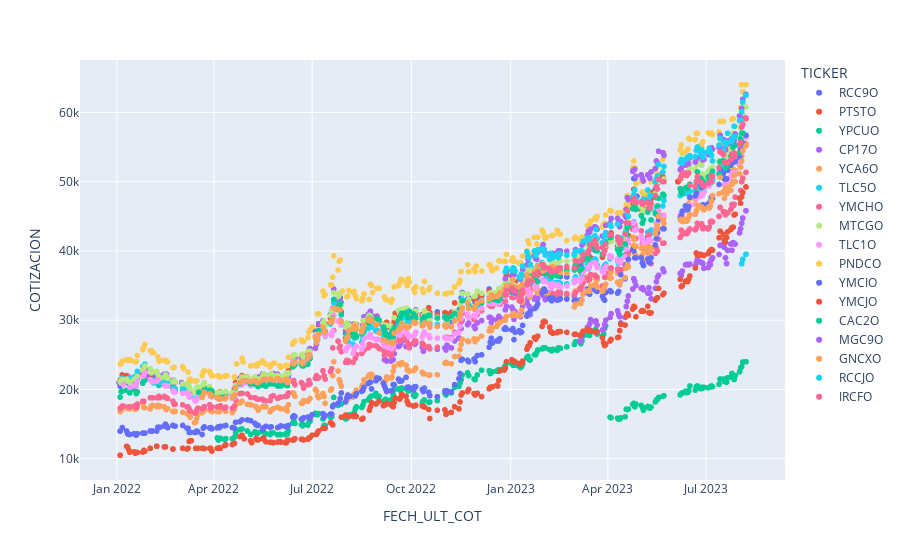

Write notebook code for a chart like this one.
### Code cell
fig = px.scatter(master_df, x='FECH_ULT_COT', y="COTIZACION",color="TICKER")
fig.show()

### Figure 1 — Plotly figure (JSON) as saved in the notebook; plotly's stock layout.template omitted (floating-point values rounded to 4 significant figures; data arrays with more than 128 entries replaced by an {"elided": "..."} marker saying what was removed)
{"data": [{"hovertemplate": "TICKER=RCC9O<br>FECH_ULT_COT=%{x}<br>COTIZACION=%{y}<extra></extra>", "legendgroup": "RCC9O", "marker": {"color": "#636efa", "symbol": "circle"}, "mode": "markers", "name": "RCC9O", "showlegend": true, "type": "scattergl", "x": {"elided": "281 str values"}, "xaxis": "x", "y": {"elided": "281 float values"}, "yaxis": "y"}, {"hovertemplate": "TICKER=PTSTO<br>FECH_ULT_COT=%{x}<br>COTIZACION=%{y}<extra></extra>", "legendgroup": "PTSTO", "marker": {"color": "#EF553B", "symbol": "circle"}, "mode": "markers", "name": "PTSTO", "showlegend": true, "type": "scattergl", "x": {"elided": "291 str values"}, "xaxis": "x", "y": {"elided": "291 float values"}, "yaxis": "y"}, {"hovertemplate": "TICKER=YPCUO<br>FECH_ULT_COT=%{x}<br>COTIZACION=%{y}<extra></extra>", "legendgroup": "YPCUO", "marker": {"color": "#00cc96", "symbol": "circle"}, "mode": "markers", "name": "YPCUO", "showlegend": true, "type": "scattergl", "x": {"elided": "318 str values"}, "xaxis": "x", "y": {"elided": "318 float values"}, "yaxis": "y"}, {"hovertemplate": "TICKER=CP17O<br>FECH_ULT_COT=%{x}<br>COTIZACION=%{y}<extra></extra>", "legendgroup": "CP17O", "marker": {"color": "#ab63fa", "symbol": "circle"}, "mode": "markers", "name": "CP17O", "showlegend": true, "type": "scattergl", "x": {"elided": "318 str values"}, "xaxis": "x", "y": {"elided": "318 float values"}, "yaxis": "y"}, {"hovertemplate": "TICKER=YCA6O<br>FECH_ULT_COT=%{x}<br>COTIZACION=%{y}<extra></extra>", "legendgroup": "YCA6O", "marker": {"color": "#FFA15A", "symbol": "circle"}, "mode": "markers", "name": "YCA6O", "showlegend": true, "type": "scattergl", "x": {"elided": "318 str values"}, "xaxis": "x", "y": {"elided": "318 float values"}, "yaxis": "y"}, {"hovertemplate": "TICKER=TLC5O<br>FECH_ULT_COT=%{x}<br>COTIZACION=%{y}<extra></extra>", "legendgroup": "TLC5O", "marker": {"color": "#19d3f3", "symbol": "circle"}, "mode": "markers", "name": "TLC5O", "showlegend": true, "type": "scattergl", "x": {"elided": "318 str values"}, "xaxis": "x", "y": {"elided": "318 float values"}, "yaxis": "y"}, {"hovertemplate": "TICKER=YMCHO<br>FECH_ULT_COT=%{x}<br>COTIZACION=%{y}<extra></extra>", "legendgroup": "YMCHO", "marker": {"color": "#FF6692", "symbol": "circle"}, "mode": "markers", "name": "YMCHO", "showlegend": true, "type": "scattergl", "x": {"elided": "318 str values"}, "xaxis": "x", "y": {"elided": "318 float values"}, "yaxis": "y"}, {"hovertemplate": "TICKER=MTCGO<br>FECH_ULT_COT=%{x}<br>COTIZACION=%{y}<extra></extra>", "legendgroup": "MTCGO", "marker": {"color": "#B6E880", "symbol": "circle"}, "mode": "markers", "name": "MTCGO", "showlegend": true, "type": "scattergl", "x": {"elided": "318 str values"}, "xaxis": "x", "y": {"elided": "318 float values"}, "yaxis": "y"}, {"hovertemplate": "TICKER=TLC1O<br>FECH_ULT_COT=%{x}<br>COTIZACION=%{y}<extra></extra>", "legendgroup": "TLC1O", "marker": {"color": "#FF97FF", "symbol": "circle"}, "mode": "markers", "name": "TLC1O", "showlegend": true, "type": "scattergl", "x": {"elided": "313 str values"}, "xaxis": "x", "y": {"elided": "313 float values"}, "yaxis": "y"}, {"hovertemplate": "TICKER=PNDCO<br>FECH_ULT_COT=%{x}<br>COTIZACION=%{y}<extra></extra>", "legendgroup": "PNDCO", "marker": {"color": "#FECB52", "symbol": "circle"}, "mode": "markers", "name": "PNDCO", "showlegend": true, "type": "scattergl", "x": {"elided": "318 str values"}, "xaxis": "x", "y": {"elided": "318 float values"}, "yaxis": "y"}, {"hovertemplate": "TICKER=YMCIO<br>FECH_ULT_COT=%{x}<br>COTIZACION=%{y}<extra></extra>", "legendgroup": "YMCIO", "marker": {"color": "#636efa", "symbol": "circle"}, "mode": "markers", "name": "YMCIO", "showlegend": true, "type": "scattergl", "x": {"elided": "318 str values"}, "xaxis": "x", "y": {"elided": "318 float values"}, "yaxis": "y"}, {"hovertemplate": "TICKER=YMCJO<br>FECH_ULT_COT=%{x}<br>COTIZACION=%{y}<extra></extra>", "legendgroup": "YMCJO", "marker": {"color": "#EF553B", "symbol": "circle"}, "mode": "markers", "name": "YMCJO", "showlegend": true, "type": "scattergl", "x": {"elided": "318 str values"}, "xaxis": "x", "y": {"elided": "318 float values"}, "yaxis": "y"}, {"hovertemplate": "TICKER=CAC2O<br>FECH_ULT_COT=%{x}<br>COTIZACION=%{y}<extra></extra>", "legendgroup": "CAC2O", "marker": {"color": "#00cc96", "symbol": "circle"}, "mode": "markers", "name": "CAC2O", "showlegend": true, "type": "scattergl", "x": {"elided": "281 str values"}, "xaxis": "x", "y": {"elided": "281 int values"}, "yaxis": "y"}, {"hovertemplate": "TICKER=MGC9O<br>FECH_ULT_COT=%{x}<br>COTIZACION=%{y}<extra></extra>", "legendgroup": "MGC9O", "marker": {"color": "#ab63fa", "symbol": "circle"}, "mode": "markers", "name": "MGC9O", "showlegend": true, "type": "scattergl", "x": {"elided": "154 str values"}, "xaxis": "x", "y": {"elided": "154 float values"}, "yaxis": "y"}, {"hovertemplate": "TICKER=GNCXO<br>FECH_ULT_COT=%{x}<br>COTIZACION=%{y}<extra></extra>", "legendgroup": "GNCXO", "marker": {"color": "#FFA15A", "symbol": "circle"}, "mode": "markers", "name": "GNCXO", "showlegend": true, "type": "scattergl", "x": {"elided": "281 str values"}, "xaxis": "x", "y": {"elided": "281 int values"}, "yaxis": "y"}, {"hovertemplate": "TICKER=RCCJO<br>FECH_ULT_COT=%{x}<br>COTIZACION=%{y}<extra></extra>", "legendgroup": "RCCJO", "marker": {"color": "#19d3f3", "symbol": "circle"}, "mode": "markers", "name": "RCCJO", "showlegend": true, "type": "scattergl", "x": {"elided": "154 str values"}, "xaxis": "x", "y": {"elided": "154 float values"}, "yaxis": "y"}, {"hovertemplate": "TICKER=IRCFO<br>FECH_ULT_COT=%{x}<br>COTIZACION=%{y}<extra></extra>", "legendgroup": "IRCFO", "marker": {"color": "#FF6692", "symbol": "circle"}, "mode": "markers", "name": "IRCFO", "showlegend": true, "type": "scattergl", "x": {"elided": "154 str values"}, "xaxis": "x", "y": {"elided": "154 int values"}, "yaxis": "y"}], "layout": {"legend": {"title": {"text": "TICKER"}, "tracegroupgap": 0}, "margin": {"t": 60}, "xaxis": {"anchor": "y", "domain": [0, 1], "title": {"text": "FECH_ULT_COT"}}, "yaxis": {"anchor": "x", "domain": [0, 1], "title": {"text": "COTIZACION"}}}}
